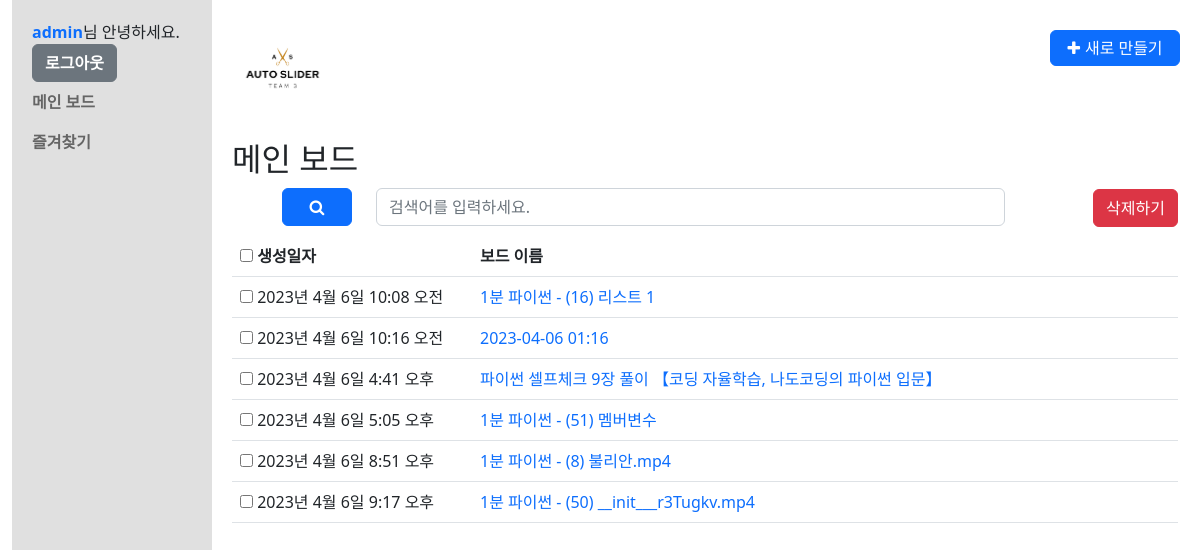
The page /list/ (signed in) on the database its author committed.
### common/models.py (models this page shows, shortened)
class CustomUser(AbstractUser):
    nickname = models.CharField(max_length=20, default='')
    phone_regex = RegexValidator(regex=r'^01([0|1|6|7|8|9])-?([0-9]{3,4})-?([0-9]{4})$') # 정규식 011-123-4567 혹은 010-1234-5678 기준
    phone = models.CharField(validators=[phone_regex], max_length=13, unique=True, verbose_name='phone', null=False, blank=False) # 010-1234-5678 기준 갯수
    USERNAME_FIELD = 'username'
    REQUIRED_FIELDS = ['phone', 'nickname', 'email']
    first_name = None
    last_name = None

### boards/models.py (models this page shows, shortened)
class Board(models.Model):
    input_type_choices = [
        ('input_text', '텍스트 요약'),
        ('input_youtube', 'Youtube 영상 링크 입력'),
        ('input_video', '영상 파일 업로드')
    ]
    title = models.TextField(blank=True)
    input_type = models.TextField(choices=input_type_choices, null=True)
    input_text = models.TextField(blank=True, null=True)
    input_youtube = models.TextField(blank=True, null=True)
    input_video = models.FileField(upload_to='videos/', blank=True, null=True)
    total_text = models.TextField(blank=True, null=True)
    summary_text = models.TextField(blank=True, null=True)
    timeline_text = models.TextField(blank=True, null=True)
    user_id = models.ForeignKey(CustomUser, on_delete=models.CASCADE)
    note = models.TextField(blank=True, null=True)
    favorite = models.BooleanField(default=False)
    created_at = models.DateTimeField(auto_now_add=True)
    updated_at = models.DateTimeField(auto_now=True)

### boards/views.py (the view, shortened to what this page needs)
# urls.py: path('list/', views.BoardListView.as_view(), name='board_list'),  # board_list 기본 & 목록
class BoardListView(LoginRequiredMixin, ListView):
    model = Board
    template_name = 'boards/board_list.html'
    def get_queryset(self):
        query = self.request.GET.get('q')
        if query:
            return Board.objects.filter(
                Q(title__icontains=query) | Q(total_text__icontains=query) | Q(summary_text__icontains=query), # Q(note__icontains=query) |
                user_id=self.request.user.id
            )
        else:
            return Board.objects.filter(user_id=self.request.user.id)
    def get_context_data(self, **kwargs):
        context = super().get_context_data(**kwargs)
        context['board_list'] = self.get_queryset()
        return context

### templates/boards/board_list.html (shortened to what this page needs)
{% extends "base.html" %}
{% block content %}
{% load static %}
{% include "navbar.html" %}
<section class="board_list container-fluid">
  {% if  request.resolver_match.url_name == 'board_list' %}
  <h2>메인 보드</h2>
  <div class="searchSection">
    <form id="search_board_list" method="get" action="{% url 'boards:board_list' %}">
      <div class="form-group row">
        <div class="col btnarea">
          <button type="submit" form="search_board_list" class="btn btn-primary"><strong class="fa fa-search"><span class="modal hide">검색</span></strong></button>
        </div>
        <div class="col searcharea">
            <input type="text" name="q" class="form-control" placeholder="검색어를 입력하세요." value="{{ q }}">
        </div>
      </div>
    </form>
  </div>
  <div class="list_result">
    {% if board_list %}
    <form method="POST" id="user_board_list" action="{% url 'boards:board_list' %}">
      <div class="table-responsive">
        <table class="table table-hover">
          <thead>
            <tr>
              <th>
                <input type="checkbox" id="boards_all" name="board_ids" value="{{ board_list.all.0.id }}-{{ board_list.all.last.id }}">
                <label for="boards_all"><strong>생성일자</strong></label>
              </th>
              <th>
                <strong>보드 이름</strong>
              </th>
            </tr>
          </thead>
          <tbody>
          {% for board in board_list %}
            <tr>
              <td>
                <input type="checkbox" id="{{ board.id }}" name="board_ids" value="{{ board.id }}">
                <label for="{{ board.id }}">{{ board.created_at }}</label>
              </td>
              <td>
                <p class="board_tit"><a href="{% url 'boards:board_detail' board.id %}">{{ board.title }}</a></p>
              </td>
            </tr>
          {% endfor %}
          </tbody>
        </table>
      </div>
      <p class="btnarea"><button type="submit" form="user_board_list" class="btn btn-danger">삭제하기</button></p>
    </form>
    {% else %}
    <p class="no_result">목록이 존재하지 않습니다.</p>
    {% endif %}
  </div>
  {% endif %}
</section>
{% endblock %}

### templates/base.html (shortened to what this page needs)
{% load static %}
<!DOCTYPE html>
<html lang="ko">
    <head>
        <link href="https://cdn.jsdelivr.net/npm/bootstrap@5.2.3/dist/css/bootstrap.min.css" rel="stylesheet">
        <link rel="stylesheet" href="https://cdnjs.cloudflare.com/ajax/libs/font-awesome/4.7.0/css/font-awesome.min.css">
        <link rel="stylesheet" type="text/css" href="{% static 'css/style.css' %}">
        <link rel="stylesheet" href="https://cdn.jsdelivr.net/npm/easymde/dist/easymde.min.css">
    </head>
    <body>
        <section class="base container-fluid">
            {% block content %}
            {% endblock %}
        </section>
    </body>
</html>

### templates/navbar.html
{% load static %}
<header class="header">
  <h1 class="logo"><img src="{% static 'img/autoslider_logo.png' %}" alt="logo"></h1>
  <ul class="btnarea">
    {% if request.resolver_match.url_name is None or request.resolver_match.url_name == 'board_list' or request.resolver_match.url_name == 'favorite_board_list' %}
      <li><button id="newBoardBtn" class="btn btn-primary"><strong class="fa fa-plus" data-toggle="modal" data-target="newBoardModal"><span>새로 만들기</span></strong></button></li>
    {% endif %}
  </ul>
</header>
<nav class="navigation navbar navbar-nav">
    <ul class="navbar-nav">
      <li class="nav-item"><a href="{% url 'common:profile' %}">{{ user.nickname }}</a>님 안녕하세요.</li>
      <li class="nav-item"><a href="{% url 'common:logout' %}" class="btn btn-secondary">로그아웃</a></li>
      <li class="nav-item"><a href="{% url 'boards:board_list' %}" class="nav-link" >메인 보드</a></li>
      <li class="nav-item"><a href="{% url 'boards:favorite_board_list' %}" class="nav-link" >즐겨찾기</a></li>
    </ul>
</nav>

### static/css/style.css (style rules this page uses)
html, body, h1, h2, h3, h4, h5, h6, dl, dt, dd, ol, ul, li, div, p, strong, span { margin: 0; padding: 0; list-style: none; }
html, body { position: relative; width: 100%; height: 100%; }
a { text-decoration: none; }
table { border-collapse: collapse; border-spacing: 0; }
.base { position: relative; height: 100%; }
.header { height: 140px; padding: 20px 0; margin: 0 0 -140px 220px; }
.header .logo { width: 100px; }
.header .logo img { display: block; width: 100%; }
.header .btnarea { position: absolute; top: 30px; right: 20px; }
.header .btnarea #newBoardBtn { padding: 5px; width: 130px; }
.header #newBoardBtn strong { color: #ffffff; }
.header #newBoardBtn strong span { padding-left: 5px; }
.navigation { position: relative; float: left; width: 200px; height: 100%; padding: 20px 20px 0; z-index:10; background-color: #E0E0E0; align-items : baseline; }
.navbar ul { clear: both; width: 100%; }
.navbar ul li a { font-weight:600; }
.board_list { padding: 140px 10px 0 220px; }
.board_list .searchSection { padding: 10px 50px; }
.board_list .searchSection .btnarea { flex: 0.05 0 0%; }
.board_list .searchSection .btnarea button { width: 70px; }
.board_list .searchSection .searcharea { flex: 0.8 0 0%; }
.board_list .list_result { position: relative; }
.list_result .btnarea { position : absolute; top: -47px; right : 0px; }
.list_result .table th:first-child { width: 240px; }

### rows shown on the page
CustomUser: nickname "admin"
Board: created_at "2023년 4월 6일 10:08 오전", title "1분 파이썬 - (16) 리스트 1"
Board: created_at "2023년 4월 6일 10:16 오전", title "2023-04-06 01:16"
Board: created_at "2023년 4월 6일 4:41 오후", title "파이썬 셀프체크 9장 풀이 【코딩 자율학습, 나도코딩의 파이썬 입문】"
Board: created_at "2023년 4월 6일 5:05 오후", title "1분 파이썬 - (51) 멤버변수"
Board: created_at "2023년 4월 6일 8:51 오후", title "1분 파이썬 - (8) 불리안.mp4"
Board: created_at "2023년 4월 6일 9:17 오후", title "1분 파이썬 - (50) __init___r3Tugkv.mp4"
